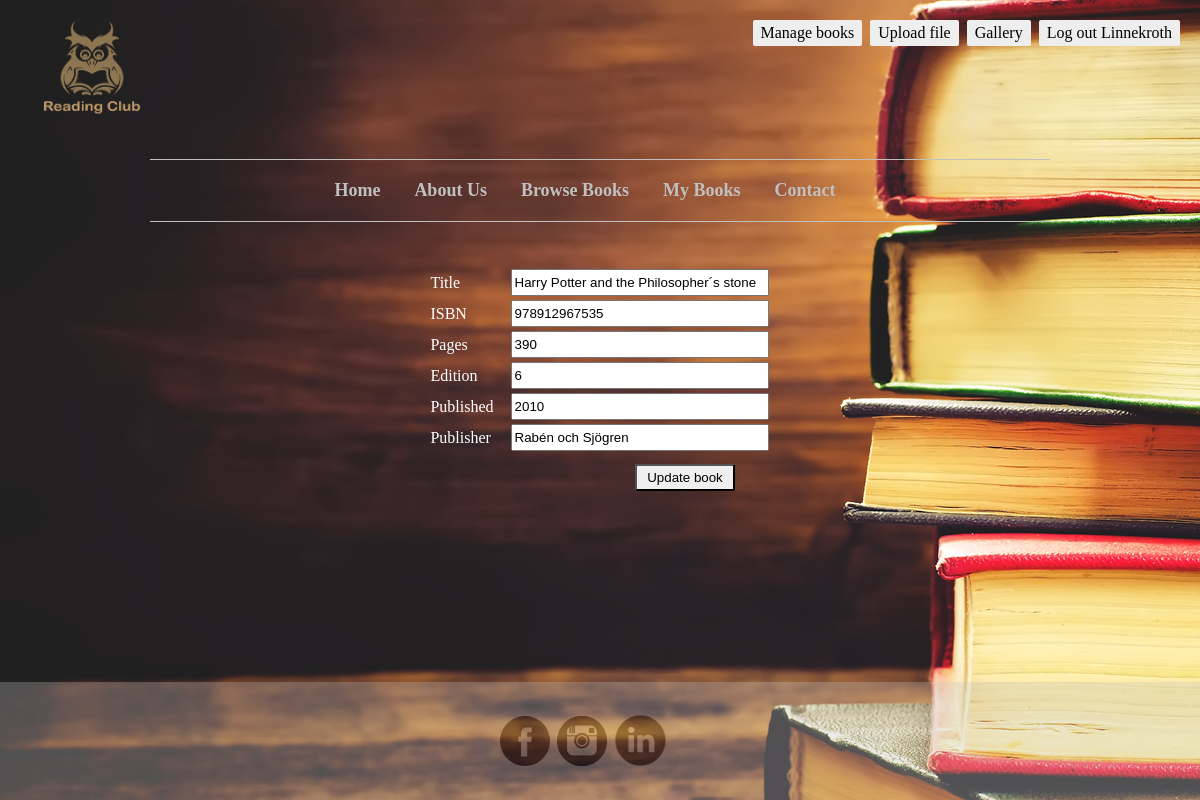
/updatebook.php?updateBook=4 (signed in), run on the app's committed database.
### tables this page shows
CREATE TABLE `book` (
  `book_id` int(11) NOT NULL,
  `isbn` varchar(13) NOT NULL,
  `title` varchar(200) NOT NULL,
  `pages` int(11) NOT NULL,
  `edition` int(11) NOT NULL,
  `published` int(11) NOT NULL,
  `publisher` varchar(80) NOT NULL,
  `library_shelf` varchar(8) DEFAULT NULL,
  `added_year` int(4) DEFAULT NULL,
  `barcode` int(15) DEFAULT NULL,
  `reserved` int(11) NOT NULL DEFAULT '0'
);

### updatebook.php (the view, shortened to what this page needs)
<?php include("header.php");?>
<div id="updateBook">
<?php
	if (isset($_GET['updateBook'])){
		$book_id = $_GET['updateBook'];
		$query = "SELECT isbn, title, pages, edition, published, publisher FROM book WHERE book_id = ?";
		$stmt = $db->prepare($query);
		$stmt->bind_param('i', $book_id);
		$stmt->bind_result($isbn, $title, $pages, $edition, $published, $publisher);
		$stmt->execute();
	}
?>
	<form method='post' action='' onSubmit='alert("Book updated")'>
		<table>
			<tr>
				<td>Title</td>
				<td><input type="text" name="title" value="<?php echo $title; ?>"></td>
			</tr>
			<tr>
				<td>ISBN</td>
				<td><input type="text" name="isbn" value="<?php echo $isbn; ?>"></td>
			</tr>
			<tr>
				<td>Pages</td>
				<td><input type="text" name="pages" value="<?php echo $pages; ?>"></td>
			</tr>
			<tr>
				<td>Edition</td>
				<td><input type="text" name="edition" value="<?php echo $edition; ?>"></td>
			</tr>
			<tr>
				<td>Published</td>
				<td><input type="text" name="published" value="<?php echo $published; ?>"></td>
			</tr>
			<tr>
				<td>Publisher</td>
				<td><input type="text" name="publisher" value="<?php echo $publisher; ?>"></td>
			</tr>
		</table>
		<button name='updateBook' value='updateBook' type='submit'>Update book</button>
	</form>
</div>
<?php include("footer.php");?>

### bookClub.css (style rules this page uses)
* { margin: 0; padding: 0; }
body { background-image: url('img/books.jpg'); display: flex; min-height: 100vh; flex-direction: column; }
#mainBody, #allMembers, #browse, #myBooks, #contact, #users, #manageBooks, .fileuploads, #addUser, #updateUser, #updateBook, #addBook { flex: 1; }
form { display: inline; }
#updateBook { margin: auto; margin-bottom: 150px; }
#updateBook input { width: 250px; padding: 4px 2px 4px 2px; margin: 1px; margin-left: 15px }
#updateBook button { width: 100px; padding: 4px 2px; border-radius: 2px; margin-top: 10px; position: absolute; right: 465px; }
#updateBook td { color: white; }

### data on the page
book: title "Harry Potter and the Philosopher´s stone", isbn "978912967535", pages "390", edition "6", published "2010", publisher "Rabén och Sjögren"

### other printed values
$_SESSION['username'] "Linnekroth"
